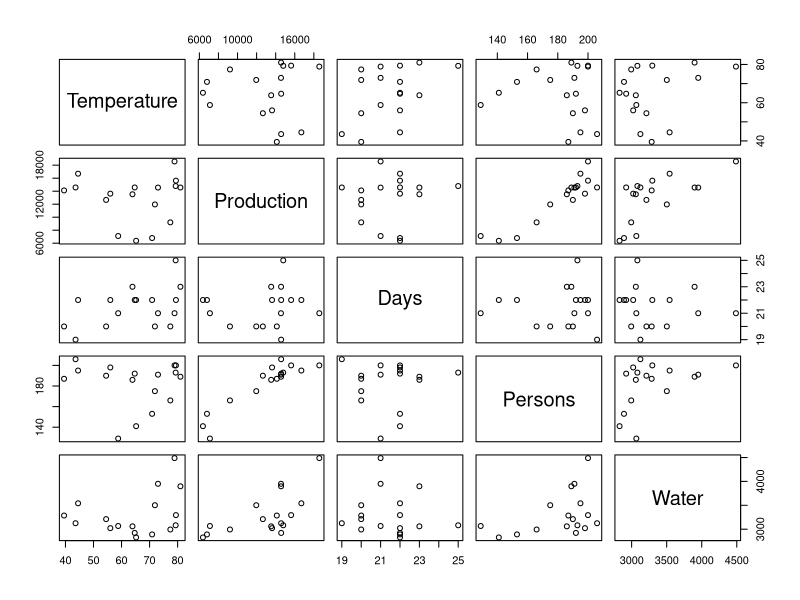

Write the R code that produced this figure.
## ---- chunk 1
knitr::opts_chunk$set(echo = TRUE)
## ---- chunk 2
library(tidyverse)
## ---- chunk 3
waterData <- read_csv("water.csv")
attach(waterData)
## ---- chunk 4
pairs(waterData)
## ---- chunk 5
cor(waterData, Water)
## ---- chunk 6
summary(lm(Water ~ Temperature + Production + Days + Persons))
## ---- chunk 7
summary(lm(Water ~  Production + Persons))
## ---- chunk 8
cafe <- read_csv("CafeData2.csv")
attach(cafe)
## ---- chunk 9
cafe$total_coffee <- `Coffee (Large 16oz)`+`Coffee (Medium 12oz)`+Lattes+Mochas
attach(cafe)
## ---- chunk 10
summary(lm(total_coffee ~ DayOfWeek))
## ---- chunk 11
summary(lm(TotalSales ~ DayOfWeek))
